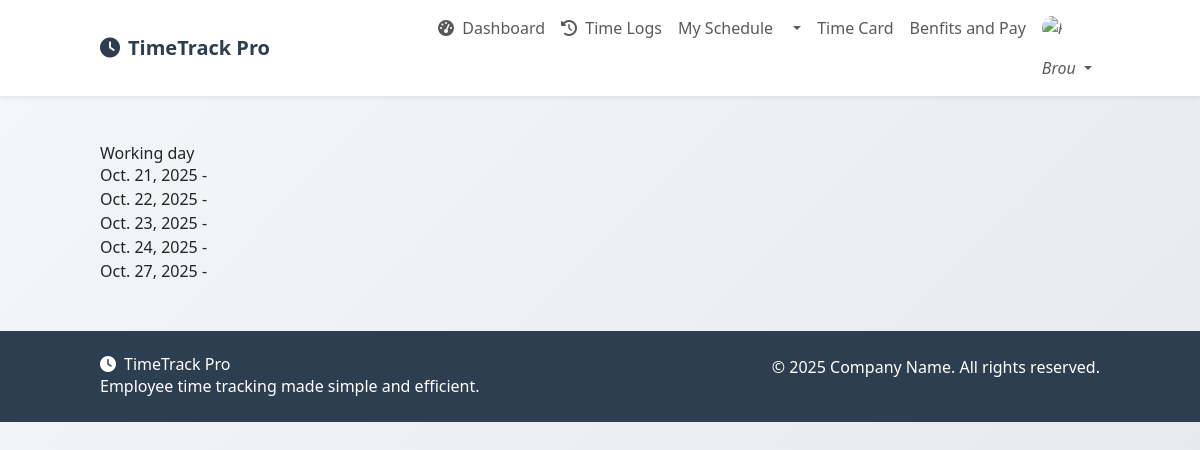
The page /attendance/working-data/ (signed in) on the database its author committed.
### attendance/models.py (models this page shows, shortened)
class Schedule(models.Model):
    employee = models.ForeignKey(User, on_delete=models.CASCADE, related_name="schedules")
    date = models.DateField()
    is_working_day = models.BooleanField(default=True)
    start_time = models.DateTimeField(null=True, blank=True)
    class Meta:
        unique_together = ('employee', 'date')
        ordering = ['date']

### attendance/views.py (the view)
# urls.py: path("working-data/", ScheduleListViews.as_view(), name='working_date'),
class ScheduleListViews(ListView):
    model = Schedule
    """
    The class is for display the list of the working the schedule
    """
    def get_context_data(self, **kwargs):
        context = super().get_context_data(**kwargs)
        context["now"] = timezone.now()
        return context

### attendance/templates/attendance/schedule_list.html
{% extends "users/base.html" %}
{% load static %}
{% block content %}
<h1>Working day </h1>
<ul>
{% for article in object_list %}
    <li>{{ article.date }} - {{ article.headline }}</li>
{% empty %}
    <li>No articles yet.</li>
{% endfor %}
</ul>
{% endblock%}

### users/templates/users/base.html (shortened to what this page needs)
<!DOCTYPE html>
<html lang="en">
<head>
  <link href="https://cdn.jsdelivr.net/npm/bootstrap@5.3.0/dist/css/bootstrap.min.css" rel="stylesheet">
  <link rel="stylesheet" href="https://cdnjs.cloudflare.com/ajax/libs/font-awesome/6.4.0/css/all.min.css">
    <link href="https://cdn.jsdelivr.net/npm/tailwindcss@2.2.19/dist/tailwind.min.css" rel="stylesheet">
</head>
<body>
  <nav class="navbar navbar-expand-lg navbar-light bg-white shadow-sm">
    <div class="container">
      <a class="navbar-brand" href="#">
        <i class="fas fa-clock me-2"></i>TimeTrack Pro
      </a>
      <div class="collapse navbar-collapse" id="navbarNav">
        <ul class="navbar-nav ms-auto">
          {% if user.is_authenticated %}
            <li class="nav-item">
              <a class="nav-link" href="{% url 'attendance:dashboard' %}"><i class="fas fa-tachometer-alt me-1"></i> Dashboard</a>
            </li>
            <li class="nav-item">
              <a class="nav-link" href="{% url 'attendance:clock_in' %}"><i class="fas fa-history me-1"></i> Time Logs</a>
            </li>
            <li class="nav-item dropdown">
          <li class="nav-item"><a href="{% url 'attendance:calendar' %}" class="nav-link">My Schedule</a></li>
            <li class="nav-item dropdown">
              <a class="nav-link dropdown-toggle" href="#" id="navbarDropdown1" role="button" data-bs-toggle="dropdown">
              </a>
            </li>
          <li class="nav-item"><a href="{% url 'attendance:timecard' %}" class="nav-link">Time Card</a></li>
            <li class="nav-item dropdown">
                <li class="nav-item"><a href="{% url 'attendance:calendar' %}" class="nav-link">Benfits and Pay</a></li>
              <a class="nav-link dropdown-toggle" href="#" id="navbarDropdown" role="button" data-bs-toggle="dropdown">
                <i>
                    <img src="{{ employee.profile_image.url }}"
                         alt="Profile Image"
                         class="rounded-circle mb-3"
                         width="20"
                         height="20">
                    {{ user.get_short_name }}
                </i>
              </a>
            </li>
          {% endif %}
        </ul>
      </div>
    </div>
  </nav>
  <main class="container my-5">
    {% block content %}{% endblock %}
  </main>
  <footer class="py-4 mt-5">
    <div class="container">
      <div class="row">
        <div class="col-md-6">
          <h5><i class="fas fa-clock me-2"></i>TimeTrack Pro</h5>
          <p class="mb-0">Employee time tracking made simple and efficient.</p>
        </div>
        <div class="col-md-6 text-md-end">
          <p class="mb-0">© {% now "Y" %} Company Name. All rights reserved.</p>
        </div>
      </div>
    </div>
  </footer>
</body>
</html>

### users/templates/users/base.html (style rules this page uses)
:root { --primary-color: #3a7bd5; --secondary-color: #00d2ff; --dark-color: #2c3e50; --light-color: #f8f9fa; }
body { background: linear-gradient(135deg, #f5f7fa 0%, #e4e8eb 100%); min-height: 100vh; font-family: 'Segoe UI', Tahoma, Geneva, Verdana, sans-serif; }
.navbar-brand { font-weight: 700; color: var(--dark-color) !important; }
footer { background-color: var(--dark-color); color: white; }

### rows shown on the page
Schedule: date "Oct. 21, 2025"
Schedule: date "Oct. 22, 2025"
Schedule: date "Oct. 23, 2025"
Schedule: date "Oct. 24, 2025"
Schedule: date "Oct. 27, 2025"

### other values the page prints
{{ user.get_short_name }} "Brou"
